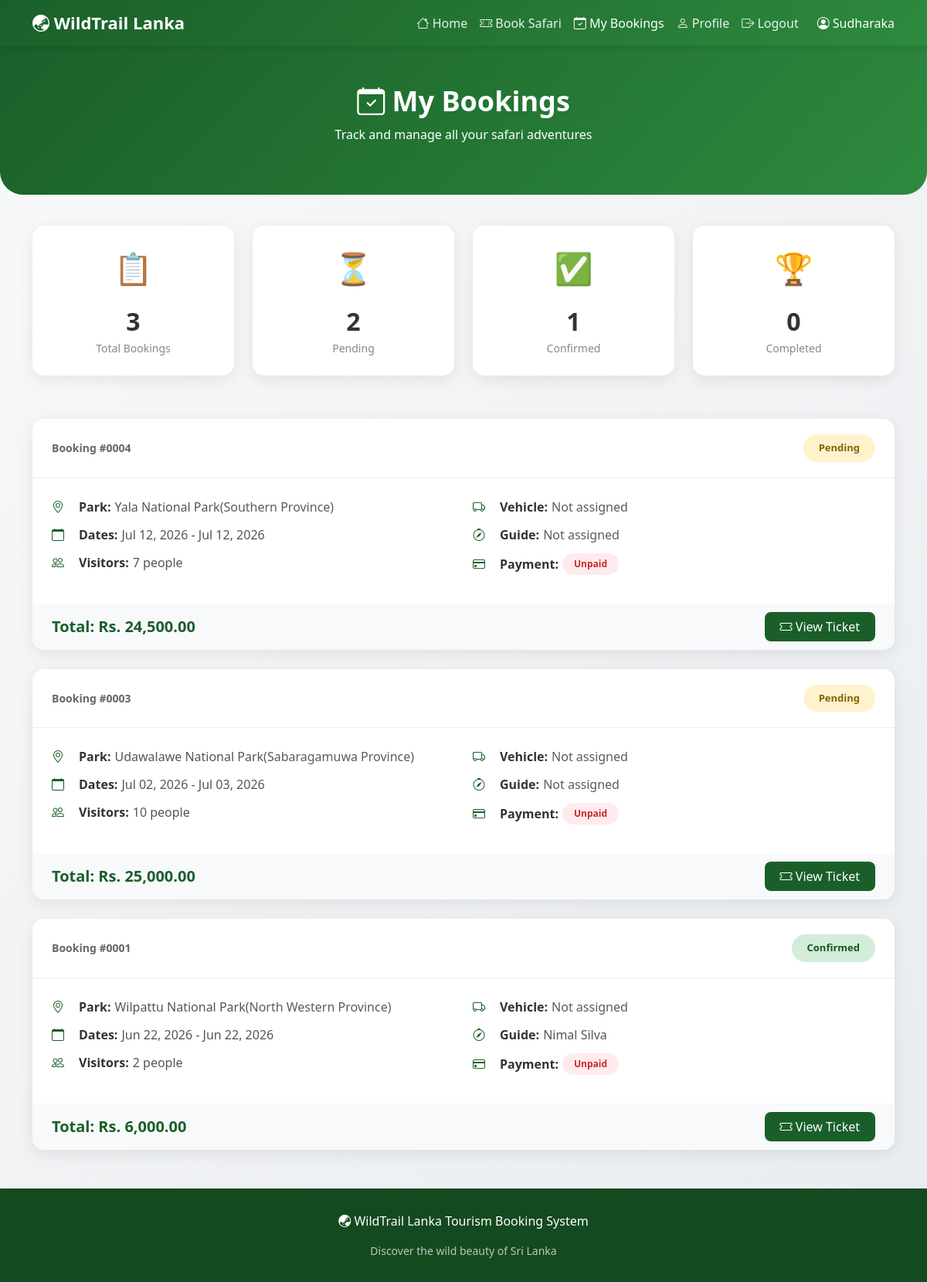
Screenshot of /my_bookings.php (signed in) with the database file from the repository.
### tables this page shows
CREATE TABLE `bookings` (
  `id` int(11) NOT NULL,
  `visitor_id` int(11) NOT NULL,
  `park_id` int(11) NOT NULL,
  `vehicle_id` int(11) DEFAULT NULL,
  `guide_id` int(11) DEFAULT NULL,
  `entry_date` date NOT NULL,
  `exit_date` date NOT NULL,
  `visitors_count` int(11) NOT NULL,
  `total_amount` decimal(10,2) NOT NULL,
  `status` enum('pending','confirmed','completed','cancelled') DEFAULT 'pending',
  `payment_status` enum('unpaid','paid','refunded') DEFAULT 'unpaid',
  `created_at` timestamp NOT NULL DEFAULT current_timestamp()
);

CREATE TABLE `parks` (
  `id` int(11) NOT NULL,
  `park_name` varchar(100) NOT NULL,
  `province` varchar(50) NOT NULL,
  `description` text DEFAULT NULL,
  `image` varchar(255) DEFAULT NULL,
  `entry_fee` decimal(10,2) DEFAULT 0.00,
  `status` enum('active','inactive') DEFAULT 'active',
  `created_at` timestamp NOT NULL DEFAULT current_timestamp()
);

CREATE TABLE `users` (
  `id` int(11) NOT NULL,
  `full_name` varchar(100) NOT NULL,
  `email` varchar(100) NOT NULL,
  `password` varchar(255) NOT NULL,
  `phone` varchar(20) DEFAULT NULL,
  `role` enum('visitor','driver','guide','admin') DEFAULT 'visitor',
  `status` enum('active','inactive') DEFAULT 'active',
  `created_at` timestamp NOT NULL DEFAULT current_timestamp()
);

### my_bookings.php (the view, shortened to what this page needs)
<?php
require_once 'db.php';
$visitorId = $_SESSION['user_id'];
$visitorName = $_SESSION['user_name'] ?? 'Visitor';
try {
    $bookings = $pdo->prepare("
        SELECT b.*, p.park_name, p.province, v.vehicle_name, v.vehicle_type, v.plate_number,
               g.full_name as guide_name
        FROM bookings b
        LEFT JOIN parks p ON b.park_id = p.id
        LEFT JOIN vehicles v ON b.vehicle_id = v.id
        LEFT JOIN users g ON b.guide_id = g.id
        WHERE b.visitor_id = ?
        ORDER BY b.created_at DESC
    ");
    $bookings->execute([$visitorId]);
    $bookingList = $bookings->fetchAll();
} catch (PDOException $e) {
    $bookingList = [];
}
$totalBookings = count($bookingList);
$pendingCount = 0;
$confirmedCount = 0;
$completedCount = 0;
foreach ($bookingList as $b) {
    if ($b['status'] == 'pending') $pendingCount++;
    elseif ($b['status'] == 'confirmed') $confirmedCount++;
    elseif ($b['status'] == 'completed') $completedCount++;
}
?>
<!DOCTYPE html>
<html lang="en">
<head>
    <link href="https://cdn.jsdelivr.net/npm/bootstrap@5.3.2/dist/css/bootstrap.min.css" rel="stylesheet">
    <link rel="stylesheet" href="https://cdn.jsdelivr.net/npm/bootstrap-icons@1.11.1/font/bootstrap-icons.css">
</head>
<body>
    <nav class="navbar navbar-expand-lg navbar-dark">
        <div class="container">
            <a class="navbar-brand" href="index.php">
                <i class="bi bi-globe-asia-australia"></i> WildTrail Lanka
            </a>
            <div class="collapse navbar-collapse" id="navbarNav">
                <ul class="navbar-nav ms-auto">
                    <li class="nav-item">
                        <a class="nav-link" href="index.php"><i class="bi bi-house"></i> Home</a>
                    </li>
                    <li class="nav-item">
                        <a class="nav-link" href="book_ticket.php"><i class="bi bi-ticket-perforated"></i> Book Safari</a>
                    </li>
                    <li class="nav-item">
                        <a class="nav-link active" href="my_bookings.php"><i class="bi bi-calendar-check"></i> My Bookings</a>
                    </li>
                    <li class="nav-item">
                        <a class="nav-link" href="profile.php"><i class="bi bi-person"></i> Profile</a>
                    </li>
                    <li class="nav-item">
                        <a class="nav-link" href="logout.php"><i class="bi bi-box-arrow-right"></i> Logout</a>
                    </li>
                </ul>
                <span class="navbar-text ms-3 text-white">
                    <i class="bi bi-person-circle"></i> <?php echo htmlspecialchars($visitorName); ?>
                </span>
            </div>
        </div>
    </nav>
    <div class="page-header">
        <div class="container">
            <h2><i class="bi bi-calendar-check"></i> My Bookings</h2>
            <p>Track and manage all your safari adventures</p>
        </div>
    </div>
    <div class="container">
        <div class="row stats-row">
            <div class="col-md-3 col-6 mb-3">
                <div class="stat-box">
                    <div class="stat-icon">📋</div>
                    <div class="stat-number"><?php echo $totalBookings; ?></div>
                    <div class="stat-label">Total Bookings</div>
                </div>
            </div>
            <div class="col-md-3 col-6 mb-3">
                <div class="stat-box">
                    <div class="stat-icon">⏳</div>
                    <div class="stat-number"><?php echo $pendingCount; ?></div>
                    <div class="stat-label">Pending</div>
                </div>
            </div>
            <div class="col-md-3 col-6 mb-3">
                <div class="stat-box">
                    <div class="stat-icon">✅</div>
                    <div class="stat-number"><?php echo $confirmedCount; ?></div>
                    <div class="stat-label">Confirmed</div>
                </div>
            </div>
            <div class="col-md-3 col-6 mb-3">
                <div class="stat-box">
                    <div class="stat-icon">🏆</div>
                    <div class="stat-number"><?php echo $completedCount; ?></div>
                    <div class="stat-label">Completed</div>
                </div>
            </div>
        </div>
        <?php if (empty($bookingList)): ?>
        <div class="empty-state">
            <i class="bi bi-calendar-x"></i>
            <h3>No Bookings Yet</h3>
            <p class="text-muted mb-4">You haven't booked any safaris yet. Start your adventure today!</p>
            <a href="book_ticket.php" class="btn-book-now">
                <i class="bi bi-ticket-perforated"></i> Book Your First Safari
            </a>
        </div>
        <?php else: ?>
        <?php foreach ($bookingList as $booking): ?>
        <div class="booking-card">
            <div class="booking-header">
                <span class="booking-id">Booking #<?php echo str_pad($booking['id'], 4, '0', STR_PAD_LEFT); ?></span>
                <span class="status-badge status-<?php echo $booking['status']; ?>">
                    <?php echo ucfirst($booking['status']); ?>
                </span>
            </div>
            <div class="booking-body">
                <div class="row">
                    <div class="col-md-6">
                        <div class="booking-detail">
                            <i class="bi bi-geo-alt"></i>
                            <strong>Park:</strong> <?php echo htmlspecialchars($booking['park_name'] ?? 'N/A'); ?>
                            <span class="text-muted">(<?php echo htmlspecialchars($booking['province'] ?? ''); ?>)</span>
                        </div>
                        <div class="booking-detail">
                            <i class="bi bi-calendar"></i>
                            <strong>Dates:</strong>
                            <?php echo date('M d, Y', strtotime($booking['entry_date'])); ?> -
                            <?php echo date('M d, Y', strtotime($booking['exit_date'])); ?>
                        </div>
                        <div class="booking-detail">
                            <i class="bi bi-people"></i>
                            <strong>Visitors:</strong> <?php echo $booking['visitors_count']; ?> people
                        </div>
                    </div>
                    <div class="col-md-6">
                        <div class="booking-detail">
                            <i class="bi bi-truck"></i>
                            <strong>Vehicle:</strong>
                            <?php
                            if ($booking['vehicle_name']) {
                                $icon = $booking['vehicle_type'] == 'Jeep' ? '🚙' : ($booking['vehicle_type'] == 'Van' ? '🚐' : '🚌');
                                echo $icon . ' ' . htmlspecialchars($booking['vehicle_name']);
                            } else {
                                echo '<span class="text-muted">Not assigned</span>';
                            }
                            ?>
                        </div>
                        <div class="booking-detail">
                            <i class="bi bi-compass"></i>
                            <strong>Guide:</strong>
                            <?php echo $booking['guide_name'] ? htmlspecialchars($booking['guide_name']) : '<span class="text-muted">Not assigned</span>'; ?>
                        </div>
                        <div class="booking-detail">
                            <i class="bi bi-credit-card"></i>
                            <strong>Payment:</strong>
                            <span class="payment-badge payment-<?php echo $booking['payment_status']; ?>">
                                <?php echo ucfirst($booking['payment_status']); ?>
                            </span>
                        </div>
                    </div>
                </div>
            </div>
            <div class="booking-footer">
                <div class="amount-text">
                    Total: Rs. <?php echo number_format($booking['total_amount'], 2); ?>
                </div>
                <div>
                    <a href="view_ticket.php?id=<?php echo $booking['id']; ?>" class="btn-ticket">
                        <i class="bi bi-ticket"></i> View Ticket
                    </a>
                </div>
            </div>
        </div>
        <?php endforeach; ?>
        <?php endif; ?>
    </div>
    <footer class="footer">
        <p><i class="bi bi-globe-asia-australia"></i> WildTrail Lanka Tourism Booking System</p>
        <p class="mb-0" style="opacity: 0.7; font-size: 14px;">Discover the wild beauty of Sri Lanka</p>
    </footer>
</body>
</html>

### my_bookings.php (style rules this page uses)
:root { --primary-green: #1a5f2a; --light-green: #2d8a3e; --dark-green: #144a20; --accent-gold: #d4a017; }
body { background: linear-gradient(135deg, #f8f9fa 0%, #e9ecef 100%); font-family: 'Segoe UI', Tahoma, Geneva, Verdana, sans-serif; min-height: 100vh; }
.navbar { background: linear-gradient(135deg, var(--primary-green) 0%, var(--light-green) 100%); box-shadow: 0 2px 10px rgba(0,0,0,0.1); }
.navbar-brand { font-weight: bold; font-size: 22px; color: white !important; }
.nav-link { color: rgba(255,255,255,0.9) !important; font-weight: 500; }
.nav-link:hover, .nav-link.active { color: white !important; }
.page-header { background: linear-gradient(135deg, var(--primary-green) 0%, var(--light-green) 100%); color: white; padding: 50px 0; text-align: center; margin-bottom: 40px; border-radius: 0 0 30px 30px; }
.page-header h2 { font-size: 36px; font-weight: bold; margin-bottom: 10px; }
.stats-row { margin-bottom: 40px; }
.stat-box { background: white; border-radius: 15px; padding: 25px; text-align: center; box-shadow: 0 5px 20px rgba(0,0,0,0.08); transition: transform 0.3s; }
.stat-icon { font-size: 40px; margin-bottom: 15px; }
.stat-number { font-size: 32px; font-weight: bold; color: #333; }
.stat-label { color: #888; font-size: 14px; }
.booking-card { background: white; border-radius: 15px; box-shadow: 0 5px 20px rgba(0,0,0,0.08); overflow: hidden; margin-bottom: 25px; transition: transform 0.3s; }
.booking-header { padding: 20px 25px; border-bottom: 1px solid #eee; display: flex; justify-content: space-between; align-items: center; }
.booking-id { font-weight: bold; color: #666; font-size: 14px; }
.status-badge { padding: 8px 20px; border-radius: 25px; font-size: 13px; font-weight: bold; }
.status-pending { background: #fff3cd; color: #856404; }
.status-confirmed { background: #d4edda; color: #155724; }
.booking-body { padding: 25px; }
.booking-detail { display: flex; align-items: center; margin-bottom: 12px; color: #555; }
.booking-detail i { width: 25px; color: var(--primary-green); margin-right: 10px; }
.booking-detail strong { color: #333; margin-right: 5px; }
.booking-footer { background: #f8f9fa; padding: 15px 25px; display: flex; justify-content: space-between; align-items: center; }
.amount-text { font-size: 20px; font-weight: bold; color: var(--primary-green); }
.btn-ticket { background: var(--primary-green); color: white; border: none; padding: 8px 20px; border-radius: 8px; font-weight: 500; text-decoration: none; }
.payment-badge { padding: 5px 15px; border-radius: 20px; font-size: 12px; font-weight: bold; }
.payment-unpaid { background: #ffebee; color: #c62828; }
.footer { background: var(--dark-green); color: white; padding: 30px; text-align: center; margin-top: 50px; }

### rows the page displays
bookings: id "0004", status "Pending", park.park_name "Yala National Park", park.province "Southern Province", entry_date "Jul 12, 2026", exit_date "Jul 12, 2026", visitors_count "7", shows "Not assigned", payment_status "Unpaid", total_amount "24,500.00"
bookings: id "0003", status "Pending", park.park_name "Udawalawe National Park", park.province "Sabaragamuwa Province", entry_date "Jul 02, 2026", exit_date "Jul 03, 2026", visitors_count "10", shows "Not assigned", payment_status "Unpaid", total_amount "25,000.00"
bookings: id "0001", status "Confirmed", park.park_name "Wilpattu National Park", park.province "North Western Province", entry_date "Jun 22, 2026", exit_date "Jun 22, 2026", visitors_count "2", guide.full_name "Nimal Silva", payment_status "Unpaid", total_amount "6,000.00"

### other values shown
$visitorName "Sudharaka"
$totalBookings "3"
$pendingCount "2"
$confirmedCount "1"
$completedCount "0"
